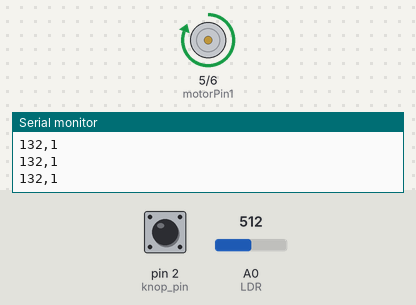
The sketch below on a simulated Arduino Uno, built with avr-gcc and run on an emulated ATmega328P. On the bench: motor-driver pin pairs drawn as motors (green arrow = first pin HIGH = forward, orange = second pin HIGH = backward, longer = more drive), the last lines printed to the serial monitor. Inputs (shaded band) come from the test bench; at power-on: pin 2 (knop_pin) LOW, A0 (LDR) = 512.

Above: at 1.2 s.
1.3 s: pin 2 (knop_pin) pulled HIGH for 0.15 s
At 2.4 s:
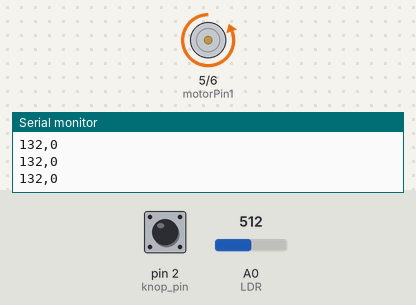
2.9 s: A0 (LDR) set to 451
5.9 s: A0 (LDR) set to 423
7.4 s: pin 2 (knop_pin) pulled HIGH for 1 s
At 8.2 s:
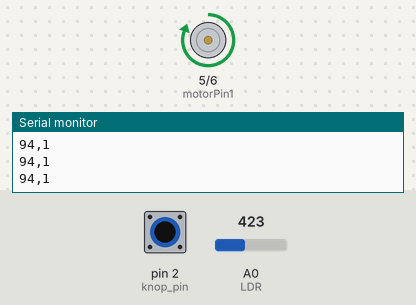
9.9 s: pin 2 (knop_pin) pulled HIGH for 3.2 s
At 11.3 s:
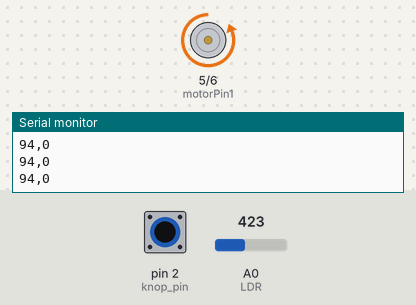
Timing chart, 0 to 12.9 s (numbered marks = the images above; inputs shaded):
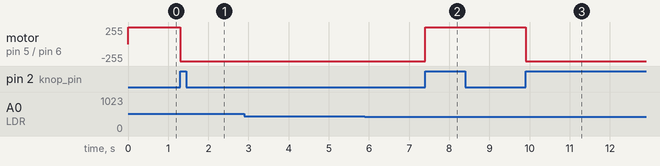

The sketch:

nep_code_puur_voor_test.ino
```cpp
  const int motorPin1  = 5;
  const int motorPin2  = 6;
  int LDR_read = A1;
  int motor_control;
  const int knop_pin = 2;
  const int LDR = A0;

  int knop_state = HIGH;

  int knop_reading;
  int knop_previous_state = LOW;

void setup() {
  pinMode(motorPin1, OUTPUT);
  pinMode(motorPin2, OUTPUT);
  pinMode(motor_control, OUTPUT);
  pinMode(knop_pin, INPUT);
  pinMode(LDR, INPUT);
  Serial.begin(9600);

   digitalWrite(motorPin1, LOW);
   digitalWrite(motorPin2, LOW);
}

void loop() {
  LDR_read = analogRead(LDR);
  motor_control = map(LDR_read, 200, 800, 0, 255);
  Serial.print(motor_control);
  Serial.print(",");
  Serial.println(knop_state);

  knop_reading = digitalRead(knop_pin);
  if (knop_reading == HIGH && knop_previous_state == LOW) {
    if (knop_state == HIGH){
      knop_state = LOW;}
    else{
      knop_state = HIGH;}

  }
    knop_previous_state = knop_reading;


    if (knop_state == HIGH){
      digitalWrite(motorPin1, HIGH);
      digitalWrite(motorPin2, LOW);
    }
    if (knop_state == LOW){
      digitalWrite(motorPin1, LOW);
      digitalWrite(motorPin2, HIGH);
    }


}
```

Measured:
- after the input at 1.3 s, motor on pin 5 (motorPin1) / pin 6 (motorPin2): forward 255/255 → backward 255/255 at once
- after the input at 7.4 s, motor on pin 5 (motorPin1) / pin 6 (motorPin2): backward 255/255 → forward 255/255 at once
- after the input at 9.9 s, motor on pin 5 (motorPin1) / pin 6 (motorPin2): forward 255/255 → backward 255/255 at once
